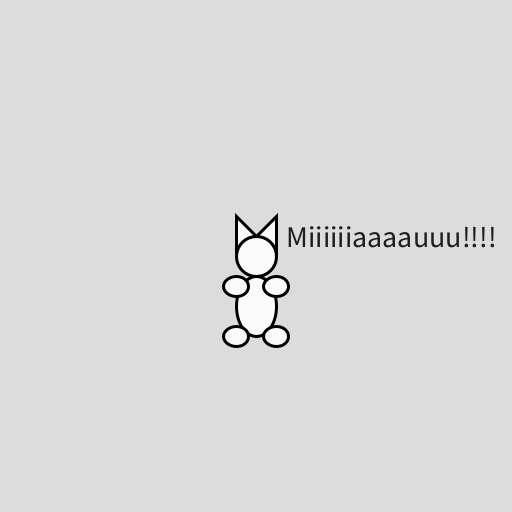
Frame 1 (no input)
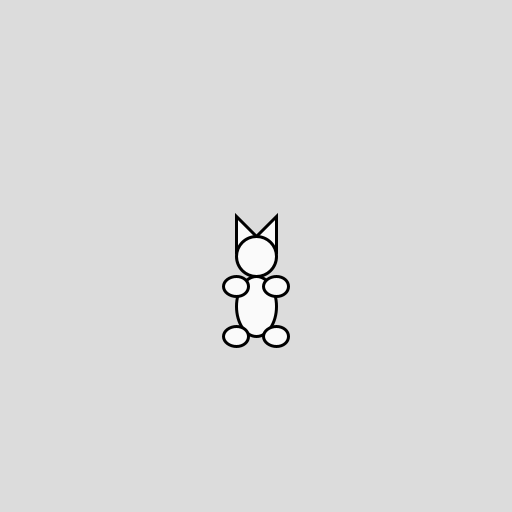
Frame 60 (the mouse pressed at the canvas centre just before this capture)
Frame 120 (the mouse held since frame 60 and released just before this capture): identical to frame 60, image omitted

The Processing sketch that drew these frames (run headless with seeded random() and noise(); from frame 60 on, the mouse is pressed at the canvas centre):

// Processing sketch: claseGato
// ── claseGato.pde
Gato felpuchina;
void setup()
{
  size(512, 512);
  felpuchina = new Gato();
}

void draw()
{
  background(220);
  translate(256, 256);
  felpuchina.Dibujar();

}

void mousePressed()
{
  felpuchina.Maullar();
}

// ── Gato.pde
class Gato
{
  int ultimoMaullido;
  Gato()
  {
    ultimoMaullido = millis();
  }
  
  void Dibujar()
  {
    strokeWeight(3);
    pushMatrix();
      fill(250);
      triangle(-20, -5, 0, -20, -20, -40);
      triangle(20, -5, 0, -20, 20, -40);
      ellipse(0, 50, 40, 60);
      circle(0, 0, 40);
      ellipse(20, 80, 25, 20);
      ellipse(-20, 80, 25, 20);
      ellipse(-20, 30, 25, 20);
      ellipse(20, 30, 25, 20);
      
      if(millis()-ultimoMaullido < 1000 )
      {
        fill(30);
        textSize(30);
        text("Miiiiiiaaaauuu!!!!", 30, -10);
      }
      
    popMatrix();
  }
  
  void Maullar()
  {
    ultimoMaullido = millis();
  }
}
